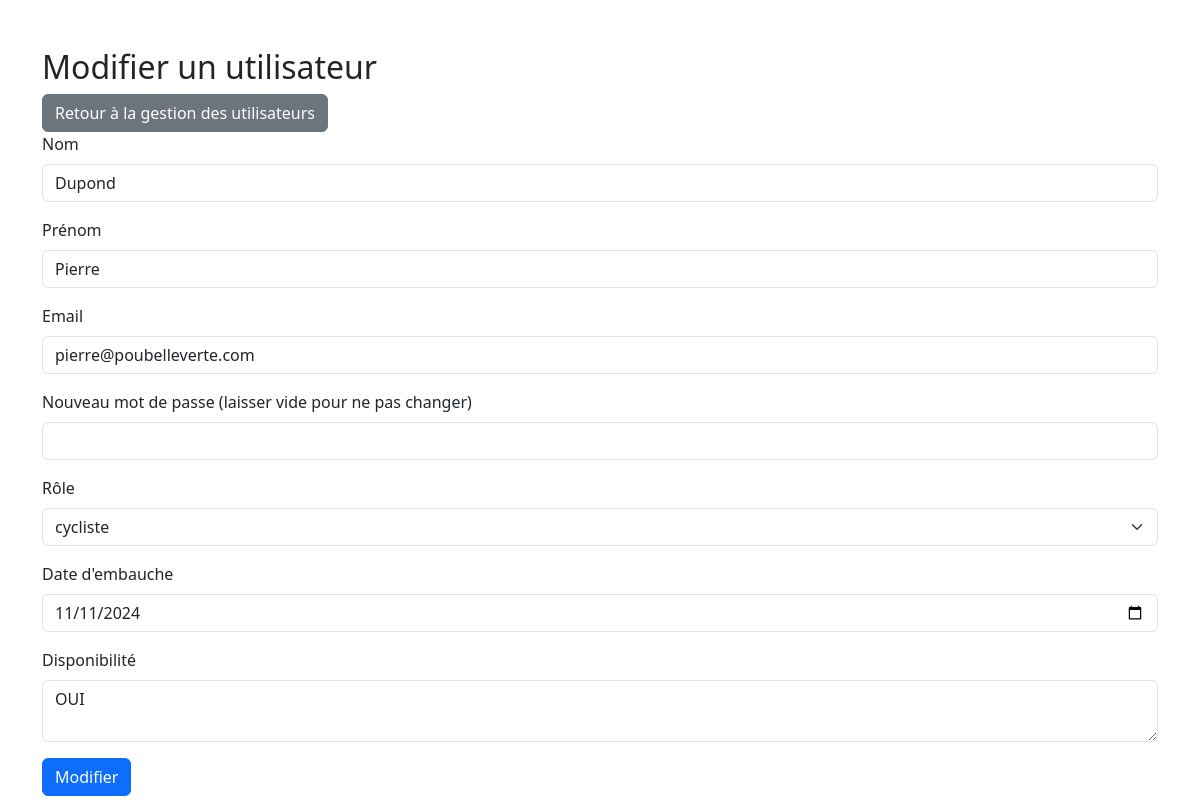
/admin/modifier_utilisateur.php?id=4 (signed in), run on an earlier commit of the app's database.
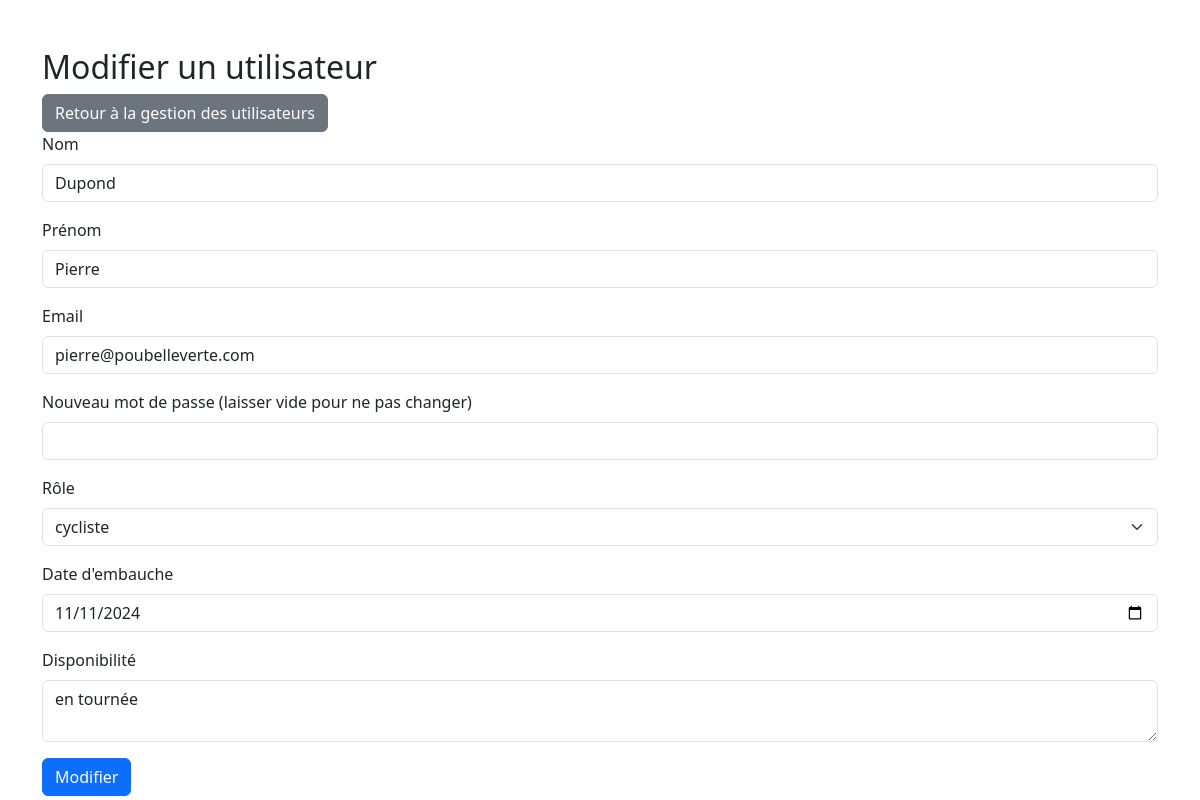
And on a later commit of the database.
### tables this page shows
CREATE TABLE `utilisateurs` (
  `id` int(11) NOT NULL,
  `nom` varchar(100) NOT NULL,
  `prenom` varchar(100) DEFAULT NULL,
  `email` varchar(100) NOT NULL,
  `mot_de_passe` varchar(255) NOT NULL,
  `role_id` int(11) NOT NULL,
  `date_embauche` date DEFAULT NULL,
  `disponibilite` varchar(255) DEFAULT NULL,
  `type_absence` enum('disponible','malade','congé') DEFAULT 'disponible'
);

CREATE TABLE `roles` (
  `id` int(11) NOT NULL,
  `nom` varchar(50) NOT NULL
);

### admin/modifier_utilisateur.php (the view, shortened to what this page needs)
<?php
$servername = "localhost";
$username_db = "root";
$password_db = "";
$dbname = "poubelle_verte";
$conn = new mysqli($servername, $username_db, $password_db, $dbname);
if (isset($_GET['id'])) {
    $userId = $_GET['id'];
    $stmt = $conn->prepare("SELECT * FROM utilisateurs WHERE id = ?");
    $stmt->bind_param("i", $userId);
    $stmt->execute();
    $result = $stmt->get_result();
    $utilisateur = $result->fetch_assoc();
} else {
    die("ID d'utilisateur non spécifié.");
}
$sqlRoles = "SELECT * FROM roles";
$resultRoles = $conn->query($sqlRoles);
$nom = $utilisateur['nom'];
$prenom = $utilisateur['prenom'];
$email = $utilisateur['email'];
$roleId = $utilisateur['role_id'];
$dateEmbauche = $utilisateur['date_embauche'];
$disponibilite = $utilisateur['disponibilite'];
?>
<!DOCTYPE html>
<html>
<head>
    <link rel="stylesheet" href="https://cdn.jsdelivr.net/npm/bootstrap@5.3.0/dist/css/bootstrap.min.css">
</head>
<body>
    <div class="container mt-5">
        <h2>Modifier un utilisateur</h2>
        <a href="gestion_utilisateurs.php" class="btn btn-secondary">
            <i class="bi bi-arrow-left"></i> Retour à la gestion des utilisateurs
        </a>
        <form method="POST">
            <div class="mb-3">
                <label for="nom" class="form-label">Nom</label>
                <input type="text" class="form-control" id="nom" name="nom" value="<?php echo $nom; ?>" required>
            </div>
            <div class="mb-3">
                <label for="prenom" class="form-label">Prénom</label>
                <input type="text" class="form-control" id="prenom" name="prenom" value="<?php echo $prenom; ?>" required>
            </div>
            <div class="mb-3">
                <label for="email" class="form-label">Email</label>
                <input type="email" class="form-control" id="email" name="email" value="<?php echo $email; ?>" required>
            </div>
            <div class="mb-3">
                <label for="password" class="form-label">Nouveau mot de passe (laisser vide pour ne pas changer)</label>
                <input type="password" class="form-control" id="password" name="password">
            </div>
            <div class="mb-3">
                <label for="role" class="form-label">Rôle</label>
                <select class="form-select" id="role" name="role_id" required>
                    <?php while ($role = $resultRoles->fetch_assoc()) { ?>
                        <option value="<?php echo $role['id']; ?>" <?php echo ($role['id'] == $roleId) ? 'selected' : ''; ?>>
                            <?php echo $role['nom']; ?>
                        </option>
                    <?php } ?>
                </select>
            </div>
            <div id="cyclisteFields" style="display: <?php echo ($roleId == 3) ? 'block' : 'none'; ?>;">
                <div class="mb-3">
                    <label for="date_embauche" class="form-label">Date d'embauche</label>
                    <input type="date" class="form-control" id="date_embauche" name="date_embauche" value="<?php echo $dateEmbauche; ?>">
                </div>
                <div class="mb-3">
                    <label for="disponibilite" class="form-label">Disponibilité</label>
                    <textarea class="form-control" id="disponibilite" name="disponibilite"><?php echo $disponibilite; ?></textarea>
                </div>
            </div>
            <button type="submit" class="btn btn-primary">Modifier</button>
        </form>
    </div>
</body>
</html>

What changed in the data, as far as the page shows it:
changed utilisateurs "Dupond": disponibilite "OUI" → "en tournée"
